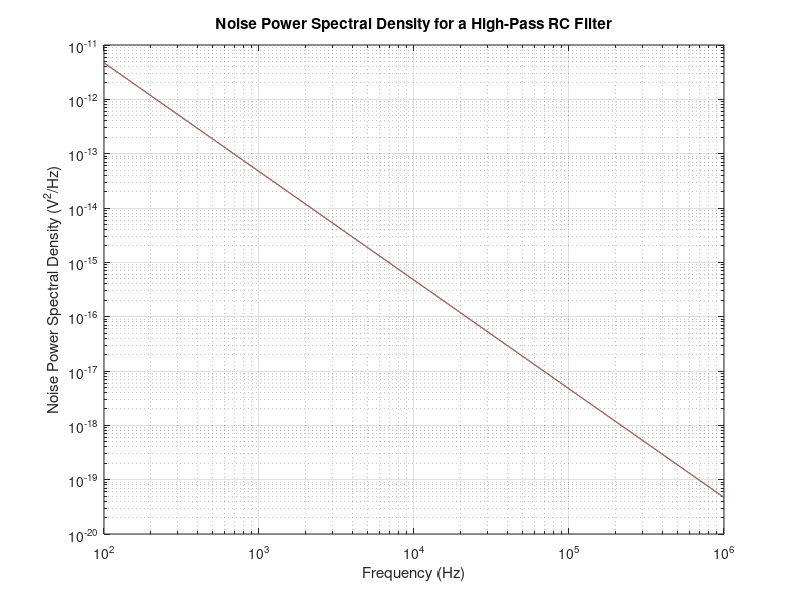

The MATLAB script that drew this image:
% Constants
R = 5E8*(1e-6)/(0.5*pi*(45E-6)^2); % Resistance in ohms (parallel)
C = 8.85E-12*16*(0.5*pi*(45E-6)^2)/(1e-6); % Capacitance in farads
k = 1.38e-23; % Boltzmann's constant
T = 1073; % Temperature in kelvin

% Frequency range
f = logspace(2, 6, 1000); % Frequency in Hz from 1 to 100,000
% f=999:1001;
% Complex frequency variable
s = 1i * 2 * pi * f;

% Transfer function
H_f =1./(s*C) ./ (R + 1./(s*C));
% Squared magnitude of the transfer function
H_f_squared = abs(H_f).^2;

% Noise power spectral density (considering resistor)
S_n = 4 * k * T * R * H_f_squared;

Vn=sqrt(trapz(f,S_n));

Z=1./(1i*2*pi*f*C);
S_n1 = 4*k*T*R.*abs(Z./(R+Z)).^2;

% Plot
close
loglog(f, S_n);
hold("on")
loglog(f, S_n1);
hold off

xlabel('Frequency (Hz)');
ylabel('Noise Power Spectral Density (V^2/Hz)');
title('Noise Power Spectral Density for a High-Pass RC Filter');
grid on;
